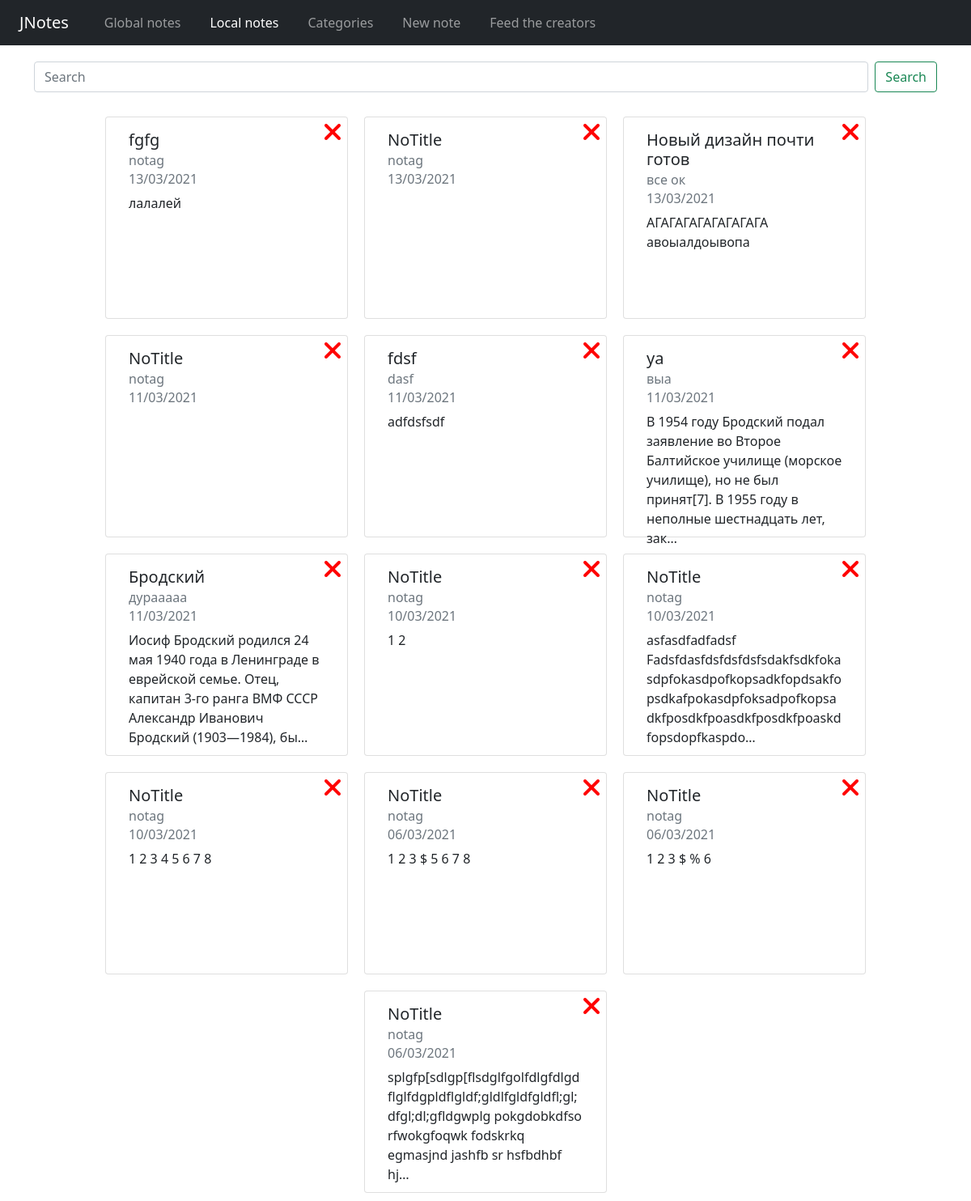
The app's page /, older data.
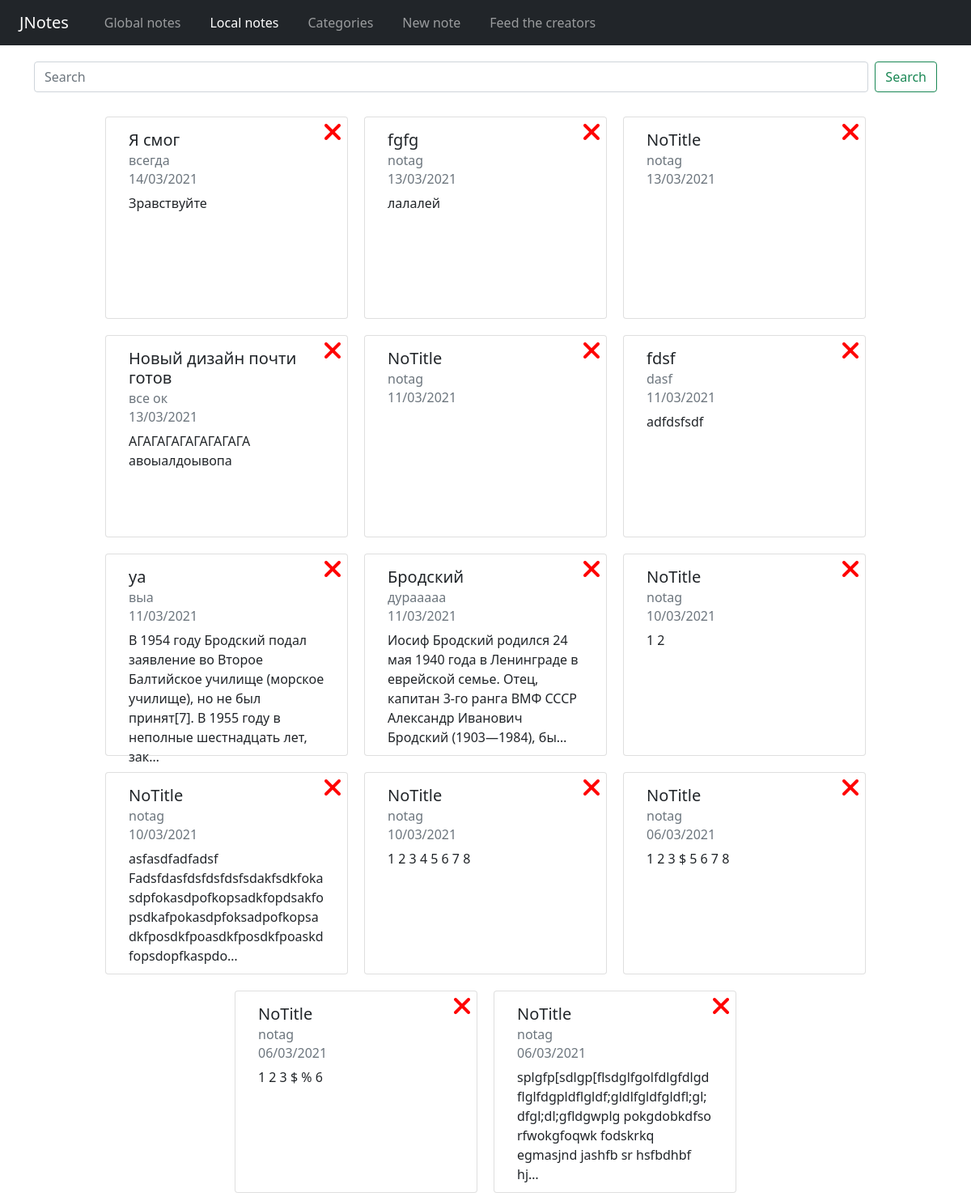
The same page, newer data.
### notes/models.py (models this page shows, shortened)
class Note(models.Model):
    title_note = models.CharField('Название', blank=True, max_length=150)
    category_note = models.ForeignKey(Category,blank=True, on_delete=models.CASCADE)
    content_note = models.TextField('Содержание', blank=True)
    date_note = models.DateTimeField(auto_now_add=True)

class Category(models.Model):
    name = models.CharField(max_length=255, unique=True, editable=True)
    def __str__(self):
        return self.name

### notes/views.py (the view)
# urls.py: path('', HomeView.as_view(), name='home'),
class HomeView(ListView):
    model = Note
    template_name = 'home.html'
    ordering = ['-date_note']
    context_object_name = 'notes_list'

### notes/templates/home.html (shortened to what this page needs)
{% extends 'base.html' %}
{% load static %}
{% block content %}
<link rel="stylesheet" href="{% static 'css/home.css' %}">
<div class="container sfield-container">
    <div class="row">
        <form class="d-flex">
            <input class="form-control me-2" type="search" placeholder="Search" aria-label="Search">
            <button class="btn btn-outline-success" type="submit">Search</button>
        </form>
    </div>
</div>
<div class="container card-container">
    <div class="row justify-content-center">
        {% for post in notes_list %}
        <div onclick="window.location='{% url 'notes:note-detail' post.pk %}'" class="card col-md-12 col-12x">
            <div class="card-body">
                <div class="card-delete">
                    <a href="{% url 'notes:note-delete' post.pk %}">
                        <i class="fas fa-times fa-2x"></i>
                    </a>
                </div>
                <h5 class="card-title">{{ post.title_note }}</h5>
                <h6 class="card-subtitle mb-2 text-muted">{{ post.category_note }}</h6>
                <h6 class="card-subtitle mb-2 text-muted">{{ post.date_note|date:"d/m/Y" }}</h6>
                <p class="card-text">{{ post.content_note|truncatechars:150 }}</p>
            </div>
        </div>
        {% endfor %}
    </div>
</div>
{% endblock %}

Row changes from the older to the newer data that the page shows:
added Note: title_note "Я смог", category_note "всегда", date_note "14/03/2021", content_note "Зравствуйте"
